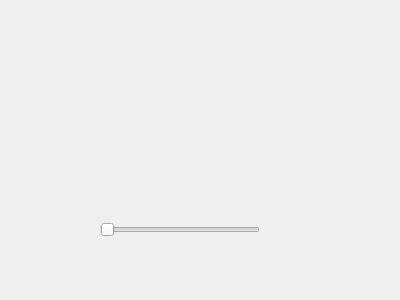
<?xml version="1.0" encoding="UTF-8"?>
<ui version="4.0">
 <class>HwInfoDialog</class>
 <widget class="QDialog" name="HwInfoDialog">
  <property name="geometry">
   <rect>
    <x>0</x>
    <y>0</y>
    <width>400</width>
    <height>300</height>
   </rect>
  </property>
  <property name="windowTitle">
   <string>Dialog</string>
  </property>
  <widget class="QSlider" name="horizontalSlider">
   <property name="geometry">
    <rect>
     <x>100</x>
     <y>220</y>
     <width>160</width>
     <height>19</height>
    </rect>
   </property>
   <property name="orientation">
    <enum>Qt::Horizontal</enum>
   </property>
  </widget>
 </widget>
 <resources/>
 <connections/>
</ui>
